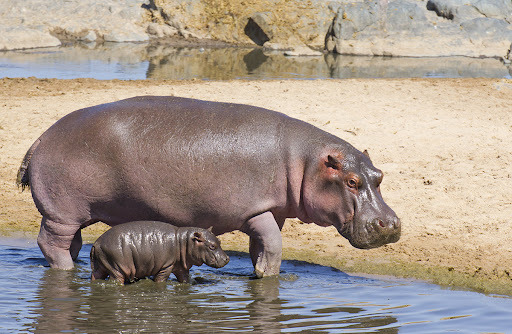
#> input picture real-hippo.jpeg, 512 x 334 px
$ python Clustering.py
#> lines starting #> are read from the running program, lines starting #| are printed output that depends on the picture
from re import X
import numpy as np
import cv2 as cv
import matplotlib.pyplot as plt
img = cv.imread("real-hippo.jpeg")
#> img is the input picture: shape (334, 512, 3); mean B, G, R 138.7, 150.4, 164.3
def clusterimage(image,k):
#> called with k = 6
    i = np.float32(image).reshape(-1,3)
    condition = (cv.TERM_CRITERIA_EPS + cv.TERM_CRITERIA_MAX_ITER,20,1.0)
    ret,label,center = cv.kmeans(i, k , None, condition,10,cv.KMEANS_RANDOM_CENTERS)
#> ret = 113133922.8; center = [[193.4, 215.2, 231.7], [195.7, 166.3, 152.3], [156.6, 179, 196.6], [95.02, 101.5, 118], [119.6, 139.8, 160.5], [51.26, 56.6, 68.15]]
    center = np.uint8(center)
#> center = [[193, 215, 231], [195, 166, 152], [156, 179, 196], [95, 101, 117], [119, 139, 160], [51, 56, 68]]
    final_img = center[label.flatten()]
    final_img = final_img.reshape(image.shape)
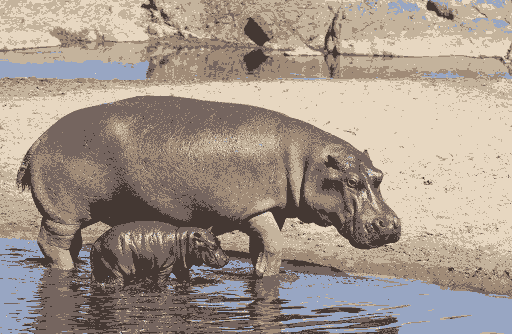
#> final_img: shape (334, 512, 3); mean B, G, R 138.3, 150, 163.7
    return final_img
plt.imshow(clusterimage(img,6))
plt.show()
cv.waitKey(0)
cv.destroyAllWindows()
